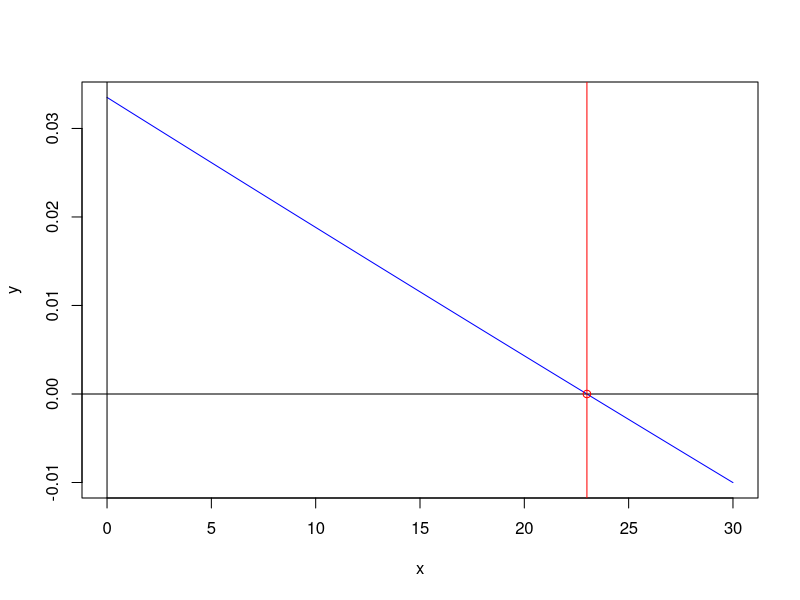
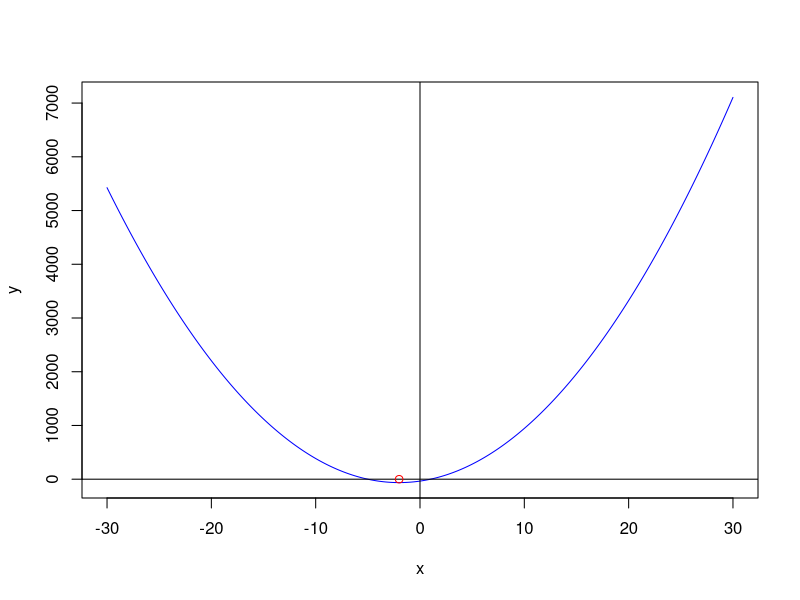

Source code (R) for these figures, in order:
## ---- chunk 1
library(Deriv)
knitr::opts_chunk$set(echo = TRUE)
## ---- chunk 2
f2 <- function(x){8*x**3+7*x**2-5}
f2(3)
f2(-2)
## ---- chunk 3
f4 <- function(x){-2*x**3}
Deriv(f4)
## ---- chunk 4
f5 <-function(x){-8/(x**2)}
Deriv(f5)
## ---- chunk 5
f6 <- function(x){5*x**(1/3)}
Deriv(f6)

5/3

2/3
## ---- chunk 6
f7 <- function(x){-2*x**(9/8)}
Deriv(f7)

-9/4
1/8
## ---- chunk 7
f10 <- function(x){(-2*x**-2+1)*(-5*x+9)}
Deriv(f10)
# Evaluating at 10
f10_prime <- function(x){(36/x**3)-(10/x**2)-5}
f10_prime(10)
f10_prime <- Deriv(f10)
f10_prime(10)
## ---- chunk 8
f11 <- function(x){(5*x**(1/2)+7)/(x**3+1)}
Deriv(f11)
# Evaluate at 5
fprime11 <- function(x){-1*(42*x**(5/2)+25*x**3-5)/((2*x**(1/2))*((x**3+1)**2))}
fprime11(5)
fprime11 <- Deriv(f11)
fprime11(5)
## ---- chunk 9
f12 <- function(x){(3*x**-3-(8*x)+6)**(4/3)}
Deriv(f12)
# Evaluate at 1
f12_prime <- function(x){(4/3)*((-9/x**4)-8)*(((3/x**3)-8*x+6)**(1/3))}
f12_prime(1)
f12_prime <- Deriv(f12)
f12_prime(1)
## ---- chunk 10
f13 <- function(t){(550*t**2)/((t**2+15)**(1/2))}
Deriv(f13)
f13_prime <- function(t){(550*t*(t**2+30))/((t**2+15)**(3/2))}
f13_prime(3)
f13_prime <- Deriv(f13)
f13_prime(3)
## ---- chunk 11
f14 <- function(t){1000*(6+0.1*t)**(1/2)}
Deriv(f14)
f14_prime <- function(t){50/(6.5**(1/2))}
f14_prime(5)
f14_prime <- Deriv(f14)
f14_prime(5)
## ---- chunk 12
f16 <- function(x){(x+3)/(x-8)}
Deriv(f16)
f16_prime <- function(x){-11/((x-8)^2)}
f16_prime(20)
f16_prime <- Deriv(f16)
f16_prime(20)
## ---- chunk 13
f18 <- function(x){}
f18_prime <- function(x){(3*x**2/3340000)-(14*x/9475)+(42417727/1265860000)}
x <- seq(0, 30, by=.01)
y <- f18_prime(x)
i <- stats::uniroot(f18_prime,c(-30,30))
plot(y~x,type="l", col="blue")
abline(h=0, col="black")
abline(v=0, col="black")
abline(v=i$root, col="red")
points(i$root, 0, col="red", pch=21)
## ---- chunk 14
i$root
## ---- chunk 15
f19 <- function(x){7*x**2+28*x-35}
f19_prime <- Deriv(f19)
i <- stats::uniroot(f19_prime,c(-30,30))
i$root
f19(i$root)
## ---- chunk 16
x <- seq(-30, 30, by=.01)
y <- f19(x)
i <- stats::uniroot(f19_prime,c(-30,30))
plot(y~x,type="l", col="blue")
abline(h=0, col="black")
abline(v=0, col="black")
points(i$root, 0, col="red", pch=21)
